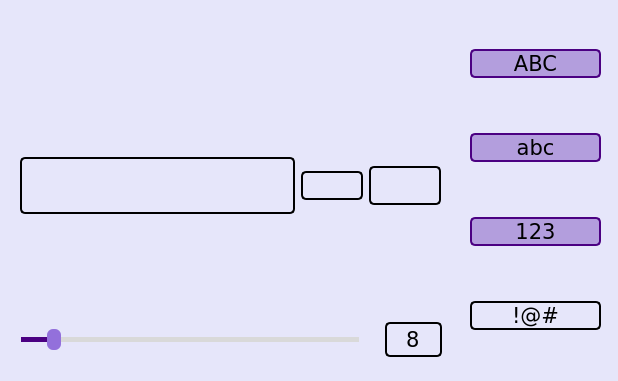
<?xml version="1.0" encoding="UTF-8"?>
<ui version="4.0">
 <class>MainWindow</class>
 <widget class="QMainWindow" name="MainWindow">
  <property name="geometry">
   <rect>
    <x>0</x>
    <y>0</y>
    <width>618</width>
    <height>381</height>
   </rect>
  </property>
  <property name="windowTitle">
   <string>Password Generator </string>
  </property>
  <property name="windowIcon">
   <iconset resource="resources.qrc">
    <normaloff>:/icons/keyicon.ico</normaloff>:/icons/keyicon.ico</iconset>
  </property>
  <property name="styleSheet">
   <string notr="true">QWidget {
    background-color: #E6E6FA;
    color: black;
    font-family: Verdana;
    font-size: 16pt;
    margin: 10px;
}

QPushButton {
    border: 2px solid black;
    border-radius: 5px;
}</string>
  </property>
  <widget class="QWidget" name="centralwidget">
   <widget class="QWidget" name="verticalLayoutWidget_2">
    <property name="geometry">
     <rect>
      <x>460</x>
      <y>10</y>
      <width>151</width>
      <height>361</height>
     </rect>
    </property>
    <layout class="QVBoxLayout" name="layout_characters">
     <item>
      <widget class="QPushButton" name="button_upper">
       <property name="cursor">
        <cursorShape>PointingHandCursor</cursorShape>
       </property>
       <property name="styleSheet">
        <string notr="true">QPushButton:hover {
    border-color: #9370DB;
}

QPushButton:checked {
    background-color: #b39edd;
    border-color:	#4B0082;
}</string>
       </property>
       <property name="text">
        <string>ABC</string>
       </property>
       <property name="checkable">
        <bool>true</bool>
       </property>
       <property name="checked">
        <bool>true</bool>
       </property>
      </widget>
     </item>
     <item>
      <widget class="QPushButton" name="button_lower">
       <property name="cursor">
        <cursorShape>PointingHandCursor</cursorShape>
       </property>
       <property name="styleSheet">
        <string notr="true">QPushButton:hover {
    border-color: #9370DB;
}

QPushButton:checked {
    background-color: #b39edd;
    border-color:	#4B0082;
}</string>
       </property>
       <property name="text">
        <string>abc</string>
       </property>
       <property name="checkable">
        <bool>true</bool>
       </property>
       <property name="checked">
        <bool>true</bool>
       </property>
      </widget>
     </item>
     <item>
      <widget class="QPushButton" name="button_digits">
       <property name="cursor">
        <cursorShape>PointingHandCursor</cursorShape>
       </property>
       <property name="styleSheet">
        <string notr="true">QPushButton:hover {
    border-color: #9370DB;
}

QPushButton:checked {
    background-color: #b39edd;
    border-color:	#4B0082;
}</string>
       </property>
       <property name="text">
        <string>123</string>
       </property>
       <property name="checkable">
        <bool>true</bool>
       </property>
       <property name="checked">
        <bool>true</bool>
       </property>
      </widget>
     </item>
     <item>
      <widget class="QPushButton" name="button_symbols">
       <property name="cursor">
        <cursorShape>PointingHandCursor</cursorShape>
       </property>
       <property name="styleSheet">
        <string notr="true">QPushButton:hover {
    border-color: #9370DB;
}

QPushButton:checked {
    background-color: #b39edd;
    border-color:	#4B0082;
}</string>
       </property>
       <property name="text">
        <string>!@#</string>
       </property>
       <property name="checkable">
        <bool>true</bool>
       </property>
      </widget>
     </item>
    </layout>
   </widget>
   <widget class="QWidget" name="horizontalLayoutWidget">
    <property name="geometry">
     <rect>
      <x>11</x>
      <y>311</y>
      <width>441</width>
      <height>57</height>
     </rect>
    </property>
    <layout class="QHBoxLayout" name="layout_length">
     <item>
      <widget class="QSlider" name="slider_length">
       <property name="cursor">
        <cursorShape>PointingHandCursor</cursorShape>
       </property>
       <property name="styleSheet">
        <string notr="true">QSlider::groove:horizontal {
    background-color: transparent;
    height: 5px;
}

QSlider::sub-page:horizontal {
    background-color: #4B0082;
}

QSlider::add-page:horizontal {
    background-color: #d9d9d9;
}

QSlider::handle:horizontal {
    background-color: #9370DB;
    width: 14px;
    border-radius: 6px;
    margin-top: -8px;
    margin-bottom: -8px;
}</string>
       </property>
       <property name="maximum">
        <number>100</number>
       </property>
       <property name="value">
        <number>8</number>
       </property>
       <property name="orientation">
        <enum>Qt::Horizontal</enum>
       </property>
      </widget>
     </item>
     <item>
      <widget class="QSpinBox" name="spinbox_length">
       <property name="styleSheet">
        <string notr="true">QSpinBox {
    border: 2px solid black;
    border-radius: 5px;
    background: transparent;
    padding: 2px;
}

QSpinBox:hover {
    border-color: #9370DB;
}</string>
       </property>
       <property name="alignment">
        <set>Qt::AlignCenter</set>
       </property>
       <property name="buttonSymbols">
        <enum>QAbstractSpinBox::NoButtons</enum>
       </property>
       <property name="maximum">
        <number>100</number>
       </property>
       <property name="value">
        <number>8</number>
       </property>
       <property name="displayIntegerBase">
        <number>10</number>
       </property>
      </widget>
     </item>
    </layout>
   </widget>
   <widget class="QWidget" name="horizontalLayoutWidget_2">
    <property name="geometry">
     <rect>
      <x>10</x>
      <y>130</y>
      <width>441</width>
      <height>111</height>
     </rect>
    </property>
    <layout class="QHBoxLayout" name="layout_password">
     <item>
      <widget class="QFrame" name="frame_password">
       <property name="sizePolicy">
        <sizepolicy hsizetype="Preferred" vsizetype="Maximum">
         <horstretch>0</horstretch>
         <verstretch>0</verstretch>
        </sizepolicy>
       </property>
       <property name="styleSheet">
        <string notr="true">QFrame {
    border: 2px solid black;
    border-radius: 5px;
    margin-right: 0;
}

QFrame:hover {
    border-color: #9370DB;
}</string>
       </property>
       <property name="frameShape">
        <enum>QFrame::StyledPanel</enum>
       </property>
       <property name="frameShadow">
        <enum>QFrame::Raised</enum>
       </property>
       <layout class="QHBoxLayout" name="horizontalLayout_4">
        <item>
         <widget class="QLineEdit" name="line_password">
          <property name="styleSheet">
           <string notr="true">QLineEdit {
    border: none;
    margin: 0;
    font-size: 20pt;
}</string>
          </property>
         </widget>
        </item>
        <item>
         <widget class="QPushButton" name="button_visibility">
          <property name="cursor">
           <cursorShape>PointingHandCursor</cursorShape>
          </property>
          <property name="styleSheet">
           <string notr="true">QPushButton {
    border: none;
    margin: 0;
    background-color: transparent;
}</string>
          </property>
          <property name="text">
           <string/>
          </property>
          <property name="icon">
           <iconset resource="resources.qrc">
            <normaloff>:/icons/invisibleicon.svg</normaloff>
            <normalon>:/icons/visibleicon.svg</normalon>:/icons/invisibleicon.svg</iconset>
          </property>
          <property name="iconSize">
           <size>
            <width>30</width>
            <height>30</height>
           </size>
          </property>
          <property name="checkable">
           <bool>true</bool>
          </property>
          <property name="checked">
           <bool>true</bool>
          </property>
         </widget>
        </item>
       </layout>
      </widget>
     </item>
     <item>
      <widget class="QPushButton" name="button_copy">
       <property name="cursor">
        <cursorShape>PointingHandCursor</cursorShape>
       </property>
       <property name="styleSheet">
        <string notr="true">QPushButton:hover {
    border-color: #9370DB;
}

QPushButton:checked {
    background-color: #b39edd;
    border-color:	#4B0082;
}

QPushButton {
    margin-right: 0;
    margin-left: 0;
}</string>
       </property>
       <property name="text">
        <string/>
       </property>
       <property name="icon">
        <iconset>
         <normalon>:/icons/refreshicon.svg</normalon>
        </iconset>
       </property>
       <property name="iconSize">
        <size>
         <width>52</width>
         <height>52</height>
        </size>
       </property>
      </widget>
     </item>
     <item>
      <widget class="QPushButton" name="button_refresh">
       <property name="cursor">
        <cursorShape>PointingHandCursor</cursorShape>
       </property>
       <property name="styleSheet">
        <string notr="true">QPushButton:hover {
    border-color: #9370DB;
}

QPushButton:checked {
    background-color: #b39edd;
    border-color:	#4B0082;
}

QPushButton {
    padding: 5px;
    margin-left: 0;
}</string>
       </property>
       <property name="text">
        <string/>
       </property>
       <property name="icon">
        <iconset>
         <normalon>:/icons/copyicon.svg</normalon>
        </iconset>
       </property>
       <property name="iconSize">
        <size>
         <width>42</width>
         <height>42</height>
        </size>
       </property>
      </widget>
     </item>
    </layout>
   </widget>
   <widget class="QWidget" name="verticalLayoutWidget">
    <property name="geometry">
     <rect>
      <x>10</x>
      <y>250</y>
      <width>441</width>
      <height>51</height>
     </rect>
    </property>
    <layout class="QVBoxLayout" name="layout_info">
     <item>
      <widget class="QLabel" name="label_strength">
       <property name="sizePolicy">
        <sizepolicy hsizetype="Preferred" vsizetype="Maximum">
         <horstretch>0</horstretch>
         <verstretch>0</verstretch>
        </sizepolicy>
       </property>
       <property name="cursor">
        <cursorShape>ArrowCursor</cursorShape>
       </property>
       <property name="text">
        <string/>
       </property>
       <property name="alignment">
        <set>Qt::AlignCenter</set>
       </property>
      </widget>
     </item>
    </layout>
   </widget>
   <widget class="QPushButton" name="icon_lock">
    <property name="enabled">
     <bool>false</bool>
    </property>
    <property name="geometry">
     <rect>
      <x>16</x>
      <y>17</y>
      <width>431</width>
      <height>101</height>
     </rect>
    </property>
    <property name="styleSheet">
     <string notr="true">border: none;</string>
    </property>
    <property name="text">
     <string/>
    </property>
    <property name="icon">
     <iconset>
      <disabledon>:/icons/mainicon.svg</disabledon>
     </iconset>
    </property>
    <property name="iconSize">
     <size>
      <width>100</width>
      <height>100</height>
     </size>
    </property>
   </widget>
  </widget>
 </widget>
 <resources>
  <include location="resources.qrc"/>
 </resources>
 <connections/>
</ui>
